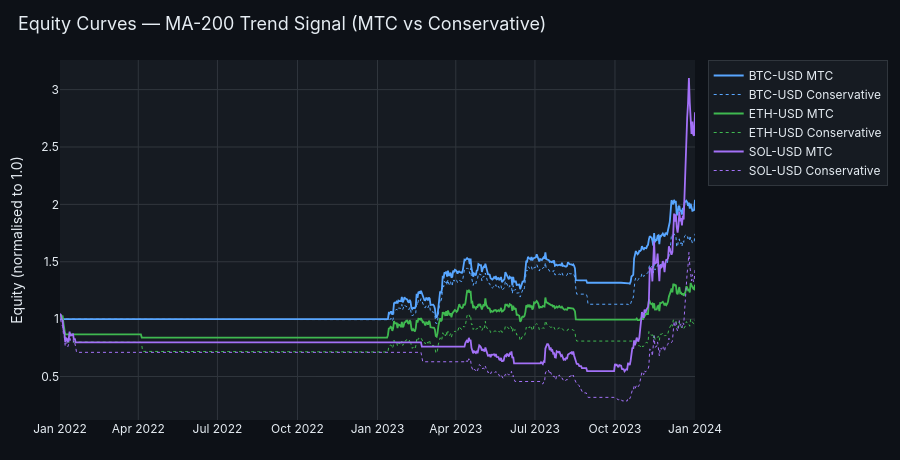

The notebook cell this image was saved under:
### Markdown cell above
## 4. Equity Curves

### Code cell
eq_mtc = analytics.equity(method="mtc")
eq_con = analytics.equity(method="conservative")

colours = [PALETTE["accent_blue"], PALETTE["accent_green"], PALETTE["accent_purple"]]

fig = go.Figure()
for i, sym in enumerate(eq_mtc.columns):
    c = colours[i % len(colours)]
    fig.add_trace(go.Scatter(
        x=eq_mtc.index, y=eq_mtc[sym],
        name=f"{sym} MTC",
        line=dict(color=c, width=1.8),
    ))
    fig.add_trace(go.Scatter(
        x=eq_con.index, y=eq_con[sym],
        name=f"{sym} Conservative",
        line=dict(color=c, width=1, dash="dot"),
        showlegend=True,
    ))

apply_theme(fig, title="Equity Curves — MA-200 Trend Signal (MTC vs Conservative)", height=460)
fig.update_layout(yaxis_title="Equity (normalised to 1.0)")
fig.show()

### Figure 1 — Plotly figure (JSON) as saved in the notebook; plotly's stock layout.template omitted (floating-point values rounded to 4 significant figures; data arrays with more than 128 entries replaced by an {"elided": "..."} marker saying what was removed)
{"data": [{"line": {"color": "#58a6ff", "width": 1.8}, "name": "BTC-USD MTC", "x": {"elided": "731 str values"}, "y": {"elided": "731 float values"}, "type": "scatter"}, {"line": {"color": "#58a6ff", "dash": "dot", "width": 1}, "name": "BTC-USD Conservative", "showlegend": true, "x": {"elided": "731 str values"}, "y": {"elided": "731 float values"}, "type": "scatter"}, {"line": {"color": "#3fb950", "width": 1.8}, "name": "ETH-USD MTC", "x": {"elided": "731 str values"}, "y": {"elided": "731 float values"}, "type": "scatter"}, {"line": {"color": "#3fb950", "dash": "dot", "width": 1}, "name": "ETH-USD Conservative", "showlegend": true, "x": {"elided": "731 str values"}, "y": {"elided": "731 float values"}, "type": "scatter"}, {"line": {"color": "#a371f7", "width": 1.8}, "name": "SOL-USD MTC", "x": {"elided": "731 str values"}, "y": {"elided": "731 float values"}, "type": "scatter"}, {"line": {"color": "#a371f7", "dash": "dot", "width": 1}, "name": "SOL-USD Conservative", "showlegend": true, "x": {"elided": "731 str values"}, "y": {"elided": "731 float values"}, "type": "scatter"}], "layout": {"font": {"color": "#e6edf3", "family": "Inter, system-ui, sans-serif"}, "title": {"font": {"size": 18, "color": "#e6edf3"}, "text": "Equity Curves — MA-200 Trend Signal (MTC vs Conservative)", "x": 0.02, "xanchor": "left"}, "margin": {"l": 60, "r": 20, "t": 60, "b": 40}, "legend": {"bgcolor": "#161b22", "bordercolor": "#30363d", "borderwidth": 1}, "xaxis": {"gridcolor": "#30363d", "zerolinecolor": "#30363d", "showspikes": true, "spikecolor": "#8b949e", "spikethickness": 1}, "yaxis": {"gridcolor": "#30363d", "zerolinecolor": "#30363d", "showspikes": true, "spikecolor": "#8b949e", "spikethickness": 1, "title": {"text": "Equity (normalised to 1.0)"}}, "paper_bgcolor": "#0d1117", "plot_bgcolor": "#161b22", "height": 460, "hovermode": "x unified"}}
